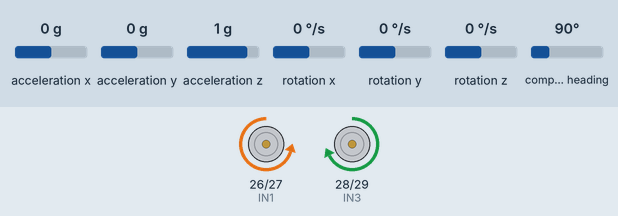
Recording of a sketch running on a simulated Arduino Mega 2560, built with avr-gcc and run on an emulated ATmega2560. On the bench: motor-driver pin pairs drawn as motors (green arrow = first pin HIGH = forward, orange = second pin HIGH = backward, longer = more drive, scaled by the enable pin). The test bench sets the inputs (shaded band); at power-on: compass heading 90°, acceleration x 0 g, acceleration y 0 g, acceleration z 1 g, rotation x 0 °/s, rotation y 0 °/s, rotation z 0 °/s.

Above: at 1.2 s.
1.3 s: compass heading set to 7°
At 2.5 s:
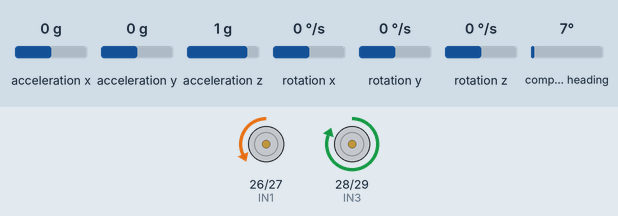
2.8 s: compass heading set to 90°
At 3.8 s:
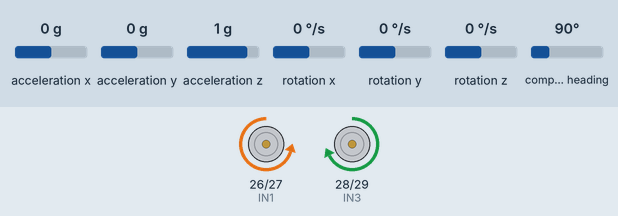
4.3 s: compass heading set to 180°
At 4.8 s:
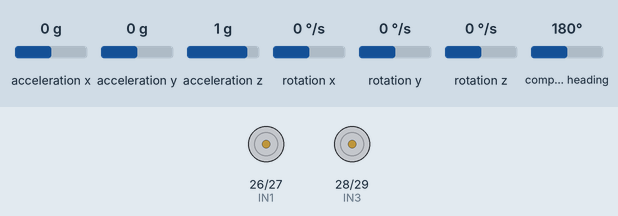
Timing chart, 0 to 7.3 s (numbered marks = the images above; inputs shaded):
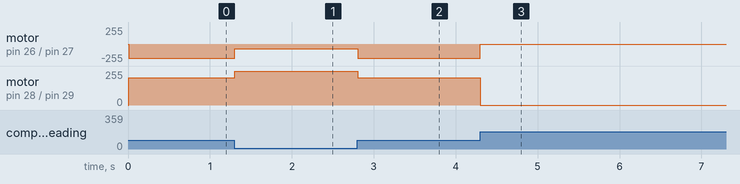

The sketch:

imu_heading_angle.ino
```cpp
/////////////////IMU/////////////////
#include <Wire.h>
#include <LSM303.h>

#define ENL 10        // 모터 핀 정의
#define IN1 26
#define IN2 27
#define IN3 28
#define IN4 29
#define ENR 11
#define THRESHOLD_ANGLE 10
#define motor_offset 10

LSM303 compass;

float heading_angle = 0.0;
float init_heading_angle = 17.0;
float target_heading_angle = 90;
float heading_angle_error = 0.0;

float kp_yaw = 1.3;
float kd_yaw = 1.7;
float error_yaw = 0.0;
float error_yaw_old = 0.0;
float target_angle;
float pid_out;
float target_yaw;
int mission_flag;
int base_speed = 100;

void setup()
{
  //put your setup code here, to run once:

  pinMode(ENL, OUTPUT);
  pinMode(IN1, OUTPUT);
  pinMode(IN2, OUTPUT);

  pinMode(IN3, OUTPUT);
  pinMode(IN4, OUTPUT);
  pinMode(ENR, OUTPUT);

  Serial.begin(115200);

  Wire.begin();
  compass.init();
  compass.enableDefault();

  compass.m_min = (LSM303::vector<int16_t>) {
    -32767, -32767, -32767
  };
  compass.m_max = (LSM303::vector<int16_t>) {
    +32767, +32767, +32767
  };

  mission_flag = 0;
}

void motor_l(int speed)
{
    if (speed >= 0)
    {
        digitalWrite(IN1, LOW);
        digitalWrite(IN2, HIGH);
        analogWrite(ENL, speed); // 0-255
    }
    else
    {
        digitalWrite(IN1, HIGH);
        digitalWrite(IN2, LOW);
        analogWrite(ENL, -speed);
    }
}

void motor_r(int speed)
{
    if (speed >= 0)
    {
        digitalWrite(IN3, LOW);
        digitalWrite(IN4, HIGH);
        analogWrite(ENR, speed); // 0-255
    }
    else
    {
        digitalWrite(IN3, HIGH);
        digitalWrite(IN4, LOW);
        analogWrite(ENR, -speed);
    }
}

void motor_control(int left_motor_speed, int right_motor_speed)
{
    motor_l(left_motor_speed);
    motor_r(right_motor_speed);
}

void yaw_control(void)
{
  float error_yaw_d = 0.0;
  int l_motor_speed = 0;
  int r_motor_speed = 0;
  compass.read();
  float heading_angle1 = compass.heading();
  compass.read();
  float heading_angle2 = compass.heading();

  float heading_angle = (heading_angle1 + heading_angle2) / 2;

  error_yaw = target_angle - heading_angle;
  error_yaw_d = error_yaw - error_yaw_old;
  pid_out = kp_yaw * error_yaw + kd_yaw * error_yaw_d;
  error_yaw_old = error_yaw;
  l_motor_speed = base_speed + (int)pid_out;
  r_motor_speed = - base_speed + motor_offset - (int)pid_out;
  motor_control(l_motor_speed, r_motor_speed);

}


void loop()
{
  switch (mission_flag)
  {
    case 0 :
      /*while(1)
        motor_control(50,50);*/
      compass.read();
      heading_angle = compass.heading();
      target_angle = 90 + compass.heading();
      error_yaw = target_angle - heading_angle;
      mission_flag = 1;
      break;
    case 1 :
      if ((error_yaw < 5) && (error_yaw > -5))
      {
        motor_control(0,0);
        mission_flag = 2;
      }
      else
      {
        yaw_control();
      }
      break;
    case 2 :
      break;
  }
}
```

Measured:
- after the input at 1.3 s, motor on pin 26 (IN1) / pin 27 (IN2): backward 216/255 → backward 68/255 at once; motor on pin 28 (IN3) / pin 29 (IN4): forward 206/255 → forward 255/255 at once
- after the input at 2.8 s, motor on pin 26 (IN1) / pin 27 (IN2): backward 68/255 → backward 216/255 at once; motor on pin 28 (IN3) / pin 29 (IN4): forward 255/255 → forward 206/255 at once
- after the input at 4.3 s, motor on pin 26 (IN1) / pin 27 (IN2): backward 216/255 → stopped at once; motor on pin 28 (IN3) / pin 29 (IN4): forward 206/255 → stopped at once
